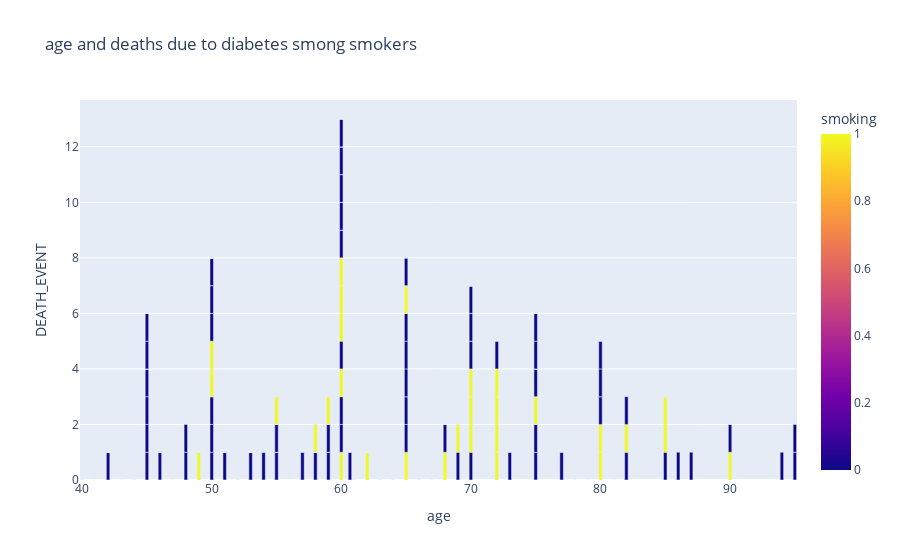

Notebook code cell kept with this figure:
### Code cell
###PLOT###
fig = px.bar(df, x="age", y="DEATH_EVENT", color="smoking", title="age and deaths due to diabetes smong smokers")
fig.show()

### Figure 1 — Plotly figure (JSON) as saved in the notebook; plotly's stock layout.template omitted (floating-point values rounded to 4 significant figures; data arrays with more than 128 entries replaced by an {"elided": "..."} marker saying what was removed)
{"data": [{"alignmentgroup": "True", "hovertemplate": "age=%{x}<br>DEATH_EVENT=%{y}<br>smoking=%{marker.color}<extra></extra>", "legendgroup": "", "marker": {"color": {"elided": "299 int values"}, "coloraxis": "coloraxis", "pattern": {"shape": ""}}, "name": "", "offsetgroup": "", "orientation": "v", "showlegend": false, "textposition": "auto", "type": "bar", "x": {"elided": "299 float values"}, "xaxis": "x", "y": {"elided": "299 int values"}, "yaxis": "y"}], "layout": {"autosize": true, "barmode": "relative", "coloraxis": {"colorbar": {"title": {"text": "smoking"}}, "colorscale": [[0, "#0d0887"], [0.1111, "#46039f"], [0.2222, "#7201a8"], [0.3333, "#9c179e"], [0.4444, "#bd3786"], [0.5556, "#d8576b"], [0.6667, "#ed7953"], [0.7778, "#fb9f3a"], [0.8889, "#fdca26"], [1, "#f0f921"]]}, "legend": {"tracegroupgap": 0}, "title": {"text": "age and deaths due to diabetes smong smokers"}, "xaxis": {"anchor": "y", "autorange": true, "domain": [0, 1], "range": [39.83, 95.17], "title": {"text": "age"}, "type": "linear"}, "yaxis": {"anchor": "x", "autorange": true, "domain": [0, 1], "range": [0, 13.68], "title": {"text": "DEATH_EVENT"}, "type": "linear"}}}
